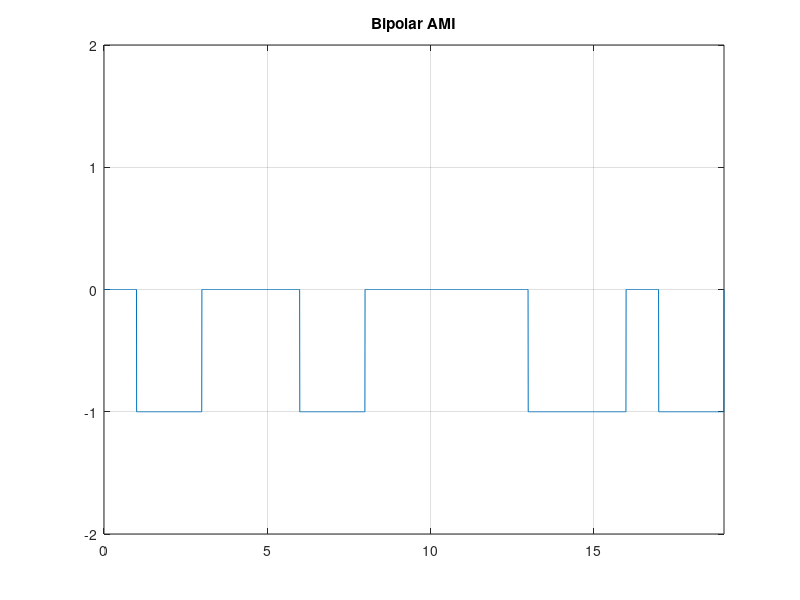

MATLAB code to generate this figure:
clc;
clear;
x=[0 1 1 0 0 0 1 1 0 0 0 0 0 1 1 1 0 1 1];
T=length(x);
n=200;
N=n*T;
dt=T/N;
pulse=-1;
t=0:dt:T;
y=zeros(1,length(t));
   for i=0:T-1;
         if x(i+1)==1
             if pulse==-1
                 y(i*n+1 : (i+1)*n)=-1;
             else
                 pulse=1;
                 y(i*n+1 : (i+1)*n)=1;
             end;
         else
             y(i*n+1 : (i+1)*n)=0;
         end;
   end;
   plot(t,y);
   axis([0 t(end) -2 2]);
   grid on;
   title('Bipolar AMI');
  